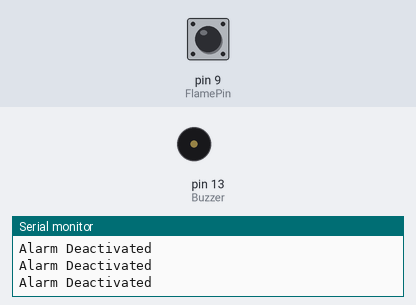
The sketch below on a simulated Arduino Uno, built with avr-gcc and run on an emulated ATmega328P. On the bench: buzzer (waves = sounding, pin HIGH), the last lines printed to the serial monitor. The inputs (shaded band) are chosen by the test bench; at power-on: pin 9 (FlamePin) LOW.

Above: at 1.2 s.
1.3 s: pin 9 (FlamePin) driven HIGH
At 2.3 s:
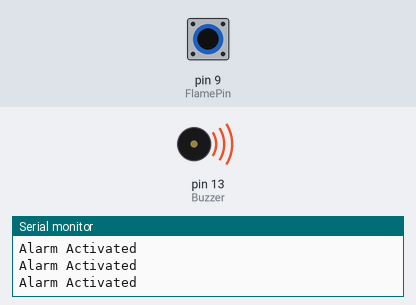
2.8 s: pin 9 (FlamePin) driven LOW
At 4.2 s:
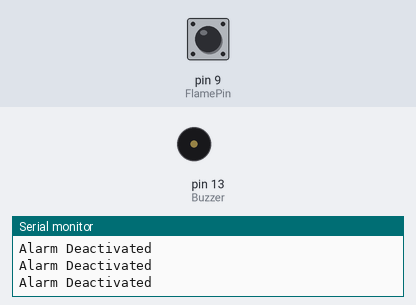
5.8 s: pin 9 (FlamePin) pulsed HIGH 2 times (0.12 s each, 0.3 s apart)
At 6.16 s:
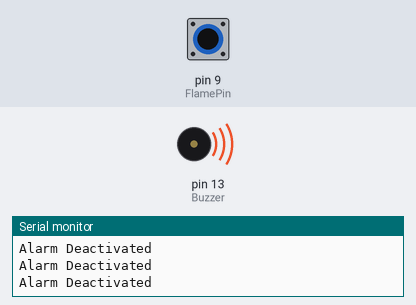
9.4 s: pin 9 (FlamePin) pulsed HIGH 5 times (0.12 s each, 0.3 s apart)
At 11.6 s:
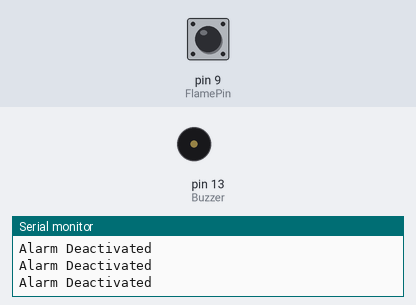
Timing chart, 0 to 13.1 s (numbered marks = the images above; inputs shaded):
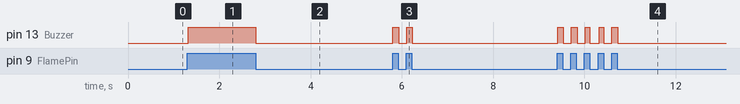

Measured:
- after the input at 1.3 s, pin 13 (Buzzer): LOW → HIGH at once
- after the input at 2.8 s, pin 13 (Buzzer): HIGH → LOW at once
- after the input at 5.8 s, pin 13 (Buzzer): alternates HIGH for 0.12 s and LOW for 0.18 s, 4 changes in all, then stays LOW, starting at once
- after the input at 9.4 s, pin 13 (Buzzer): alternates HIGH for 0.12 s and LOW for 0.18 s, 10 changes in all, then stays LOW, starting at once

The sketch:

Flame_Sensor_Output_using_Digital_Pin.ino
```cpp
/*
   Flame Sensor With Arduino For Fire Detection
   For more details, visit: https://techzeero.com/arduino-tutorials/flame-sensor-with-arduino-for-fire-detection/
*/

int Buzzer = 13; // Use buzzer for alert
int FlamePin = 9;  // This is for input pin
int Flame;

void setup() {
  pinMode(Buzzer, OUTPUT);
  pinMode(FlamePin, INPUT);
  Serial.begin(9600);
}

void loop() {
  Flame = digitalRead(FlamePin);
  if (Flame == HIGH)
  {
    digitalWrite(Buzzer, HIGH);
    Serial.println("Alarm Activated");
  }
  else
  {
    digitalWrite(Buzzer, LOW);
    Serial.println("Alarm Deactivated");
  }
}
```
